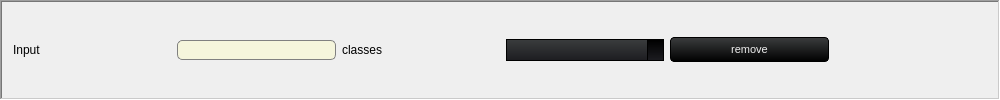
              <widget class="QFrame" name="frame_3">
               <property name="sizePolicy">
                <sizepolicy hsizetype="Preferred" vsizetype="Preferred">
                 <horstretch>0</horstretch>
                 <verstretch>0</verstretch>
                </sizepolicy>
               </property>
               <property name="minimumSize">
                <size>
                 <width>1000</width>
                 <height>0</height>
                </size>
               </property>
               <property name="frameShape">
                <enum>QFrame::WinPanel</enum>
               </property>
               <property name="frameShadow">
                <enum>QFrame::Sunken</enum>
               </property>
               <layout class="QHBoxLayout" name="horizontalLayout_3">
                <item>
                 <widget class="QLabel" name="label_31">
                  <property name="sizePolicy">
                   <sizepolicy hsizetype="Expanding" vsizetype="Preferred">
                    <horstretch>0</horstretch>
                    <verstretch>0</verstretch>
                   </sizepolicy>
                  </property>
                  <property name="text">
                   <string>Input</string>
                  </property>
                 </widget>
                </item>
                <item>
                 <widget class="QLineEdit" name="class_input_field">
                  <property name="sizePolicy">
                   <sizepolicy hsizetype="Expanding" vsizetype="Fixed">
                    <horstretch>0</horstretch>
                    <verstretch>0</verstretch>
                   </sizepolicy>
                  </property>
                  <property name="styleSheet">
                   <string notr="true">QLineEdit {
    background-color: beige;
    border-radius: 5px;
    border: 1px solid grey;
    padding: 1px;
    color: black;
}

QLineEdit:hover {
    background-color: qlineargradient(spread:repeat, x1:1, y1:0, x2:1, y2:1, stop:0 orange, stop:1 red);
    color: black;
}</string>
                  </property>
                  <property name="text">
                   <string/>
                  </property>
                 </widget>
                </item>
                <item>
                 <widget class="QLabel" name="label_33">
                  <property name="sizePolicy">
                   <sizepolicy hsizetype="Expanding" vsizetype="Preferred">
                    <horstretch>0</horstretch>
                    <verstretch>0</verstretch>
                   </sizepolicy>
                  </property>
                  <property name="text">
                   <string>classes</string>
                  </property>
                 </widget>
                </item>
                <item>
                 <widget class="QComboBox" name="classes_dropdown">
                  <property name="sizePolicy">
                   <sizepolicy hsizetype="Expanding" vsizetype="Fixed">
                    <horstretch>0</horstretch>
                    <verstretch>0</verstretch>
                   </sizepolicy>
                  </property>
                  <property name="styleSheet">
                   <string notr="true">				QComboBox
				{
					background-color: qlineargradient(spread:repeat, x1:1, y1:0, x2:1, y2:1, stop:0  rgb(59, 61, 62) /*bg_alt*/,stop:1 rgb(28, 28, 32) /*bg_prim*/);
					border: 1px solid #000;
					padding-left: 6px;
					color: rgb(238, 238, 238) /*txt*/;
					height: 20px;
				}
				QComboBox::disabled
				{
					background-color: #404040;
					color: #656565;
					border-color: rgb(0, 0, 0) /*bg_gen*/;
				}
				QComboBox:on
				{
					background-color: rgb(236, 157, 0) /*accent*/;
					color: rgb(28, 28, 28) /*txt_bg*/;
				}
				QComboBox QAbstractItemView
				{
					background-color: rgb(28, 28, 32) /*bg_prim*/;
					color: rgb(238, 238, 238) /*txt*/;
					border: 1px solid black;
					selection-background-color: rgb(236, 157, 0) /*accent*/;
					outline: 0;
				}
				QComboBox::drop-down
				{
					background-color: qlineargradient(spread:repeat, x1:1, y1:0, x2:1, y2:1, stop:0  rgb(0, 0, 0) /*bg_gen*/,stop:1 rgb(28, 28, 32) /*bg_prim*/);
					subcontrol-origin: padding;
					subcontrol-position: top right;
					width: 15px;
					border-left-width: 1px;
					border-left-color: black;
					border-left-style: solid; 
				}
				QComboBox::down-arrow
				{
					image: url(:/16x16/icons/16x16/down.gif);
					width: 8px;
					height: 8px;
				}</string>
                  </property>
                 </widget>
                </item>
                <item>
                 <widget class="QPushButton" name="remove_class">
                  <property name="sizePolicy">
                   <sizepolicy hsizetype="Expanding" vsizetype="Fixed">
                    <horstretch>0</horstretch>
                    <verstretch>0</verstretch>
                   </sizepolicy>
                  </property>
                  <property name="minimumSize">
                   <size>
                    <width>0</width>
                    <height>0</height>
                   </size>
                  </property>
                  <property name="styleSheet">
                   <string notr="true">QPushButton {
    background-color: qlineargradient(spread:repeat, x1:1, y1:0, x2:1, y2:1, stop:0 rgb(59, 61, 62), stop:1 rgb(0, 0, 0));
    color: rgb(238, 238, 238);
  	font-size: 8pt;

    border-style: solid;
    border-width: 1px;
    border-radius: 4px;
    border-color: rgb(0, 0, 0);
    padding: 5px;
}

QPushButton:flat {
    background-color: transparent;
    border: none;
    color: rgb(238, 238, 238);
}

QPushButton:disabled {
    background-color: #404040;
    color: #656565;
    border-color: rgb(0, 0, 0);
}

QPushButton:hover {
    background-color: rgba(236, 157, 0, 51);
    border: 1px solid rgb(236, 157, 0);
}

QPushButton:pressed {
    background-color: qlineargradient(spread:repeat, x1:1, y1:0, x2:1, y2:1, stop:0 rgb(28, 28, 32), stop:1 rgb(0, 0, 0));
    border: 1px solid rgb(236, 157, 0);
}

QPushButton:checked {
    background-color: qlineargradient(spread:repeat, x1:1, y1:0, x2:1, y2:1, stop:0 rgb(28, 28, 32), stop:1 rgb(0, 0, 0));
    border: 1px solid #222;
}</string>
                  </property>
                  <property name="text">
                   <string>remove</string>
                  </property>
                 </widget>
                </item>
                <item>
                 <spacer name="horizontalSpacer_7">
                  <property name="orientation">
                   <enum>Qt::Horizontal</enum>
                  </property>
                  <property name="sizeHint" stdset="0">
                   <size>
                    <width>40</width>
                    <height>20</height>
                   </size>
                  </property>
                 </spacer>
                </item>
               </layout>
              </widget>
